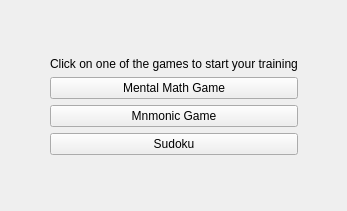
<?xml version="1.0" encoding="UTF-8"?>
<ui version="4.0">
 <class>QtAppClass</class>
 <widget class="QMainWindow" name="QtAppClass">
  <property name="geometry">
   <rect>
    <x>0</x>
    <y>0</y>
    <width>347</width>
    <height>211</height>
   </rect>
  </property>
  <property name="sizePolicy">
   <sizepolicy hsizetype="Preferred" vsizetype="Preferred">
    <horstretch>0</horstretch>
    <verstretch>0</verstretch>
   </sizepolicy>
  </property>
  <property name="windowTitle">
   <string>MainWindow</string>
  </property>
  <widget class="QWidget" name="centralwidget">
   <property name="sizePolicy">
    <sizepolicy hsizetype="Preferred" vsizetype="Preferred">
     <horstretch>0</horstretch>
     <verstretch>0</verstretch>
    </sizepolicy>
   </property>
   <widget class="QWidget" name="layoutWidget">
    <property name="geometry">
     <rect>
      <x>0</x>
      <y>0</y>
      <width>347</width>
      <height>211</height>
     </rect>
    </property>
    <layout class="QHBoxLayout" name="horizontalLayout">
     <item>
      <spacer name="horizontalSpacer_2">
       <property name="orientation">
        <enum>Qt::Horizontal</enum>
       </property>
       <property name="sizeHint" stdset="0">
        <size>
         <width>40</width>
         <height>20</height>
        </size>
       </property>
      </spacer>
     </item>
     <item>
      <layout class="QVBoxLayout" name="verticalLayout_2">
       <item>
        <spacer name="verticalSpacer_2">
         <property name="orientation">
          <enum>Qt::Vertical</enum>
         </property>
         <property name="sizeHint" stdset="0">
          <size>
           <width>20</width>
           <height>40</height>
          </size>
         </property>
        </spacer>
       </item>
       <item>
        <layout class="QVBoxLayout" name="verticalLayout">
         <item>
          <widget class="QLabel" name="label">
           <property name="text">
            <string>Click on one of the games to start your training</string>
           </property>
          </widget>
         </item>
         <item>
          <widget class="QPushButton" name="mentalMathButton">
           <property name="text">
            <string>Mental Math Game</string>
           </property>
          </widget>
         </item>
         <item>
          <widget class="QPushButton" name="mnmonicButton">
           <property name="text">
            <string>Mnmonic Game</string>
           </property>
          </widget>
         </item>
         <item>
          <widget class="QPushButton" name="sudokuButton">
           <property name="text">
            <string>Sudoku</string>
           </property>
          </widget>
         </item>
        </layout>
       </item>
       <item>
        <spacer name="verticalSpacer">
         <property name="orientation">
          <enum>Qt::Vertical</enum>
         </property>
         <property name="sizeHint" stdset="0">
          <size>
           <width>20</width>
           <height>40</height>
          </size>
         </property>
        </spacer>
       </item>
      </layout>
     </item>
     <item>
      <spacer name="horizontalSpacer">
       <property name="orientation">
        <enum>Qt::Horizontal</enum>
       </property>
       <property name="sizeHint" stdset="0">
        <size>
         <width>40</width>
         <height>20</height>
        </size>
       </property>
      </spacer>
     </item>
    </layout>
   </widget>
  </widget>
 </widget>
 <resources/>
 <connections/>
 <slots>
  <slot>openMentalMathGame()</slot>
 </slots>
</ui>
